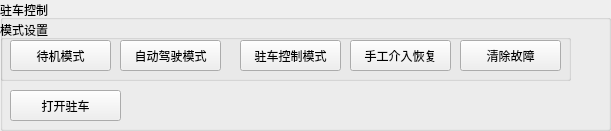
  <widget class="QGroupBox" name="groupBox_13">
   <property name="geometry">
    <rect>
     <x>20</x>
     <y>410</y>
     <width>611</width>
     <height>131</height>
    </rect>
   </property>
   <property name="title">
    <string>驻车控制</string>
   </property>
   <widget class="QGroupBox" name="groupBox_18">
    <property name="geometry">
     <rect>
      <x>0</x>
      <y>20</y>
      <width>571</width>
      <height>61</height>
     </rect>
    </property>
    <property name="title">
     <string>模式设置</string>
    </property>
    <widget class="QPushButton" name="parking_standby_mode">
     <property name="geometry">
      <rect>
       <x>10</x>
       <y>20</y>
       <width>101</width>
       <height>31</height>
      </rect>
     </property>
     <property name="text">
      <string>待机模式</string>
     </property>
    </widget>
    <widget class="QPushButton" name="parking_auto_mode">
     <property name="geometry">
      <rect>
       <x>120</x>
       <y>20</y>
       <width>101</width>
       <height>31</height>
      </rect>
     </property>
     <property name="text">
      <string>自动驾驶模式</string>
     </property>
    </widget>
    <widget class="QPushButton" name="parking_crl_mode">
     <property name="geometry">
      <rect>
       <x>240</x>
       <y>20</y>
       <width>101</width>
       <height>31</height>
      </rect>
     </property>
     <property name="text">
      <string>驻车控制模式</string>
     </property>
    </widget>
    <widget class="QPushButton" name="parking_clear">
     <property name="geometry">
      <rect>
       <x>460</x>
       <y>20</y>
       <width>101</width>
       <height>31</height>
      </rect>
     </property>
     <property name="text">
      <string>清除故障</string>
     </property>
    </widget>
    <widget class="QPushButton" name="parking_manu_mode">
     <property name="geometry">
      <rect>
       <x>350</x>
       <y>20</y>
       <width>101</width>
       <height>31</height>
      </rect>
     </property>
     <property name="text">
      <string>手工介入恢复</string>
     </property>
    </widget>
   </widget>
   <widget class="QPushButton" name="set_open_parking">
    <property name="geometry">
     <rect>
      <x>10</x>
      <y>90</y>
      <width>111</width>
      <height>31</height>
     </rect>
    </property>
    <property name="text">
     <string>打开驻车</string>
    </property>
   </widget>
  </widget>
